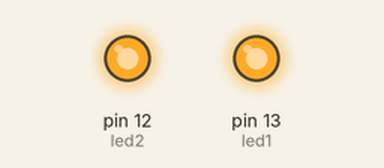
This sketch was run on a simulated Arduino Uno, built with avr-gcc and run on an emulated ATmega328P. On the bench: output pins drawn as LEDs (lit = HIGH).

Above: at 0.5 s.
At 2.5 s:
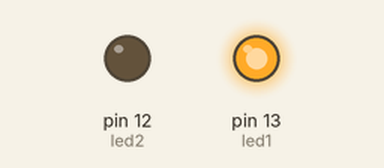
At 4.5 s:
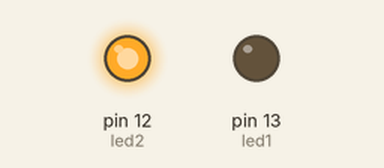
At 9.5 s:
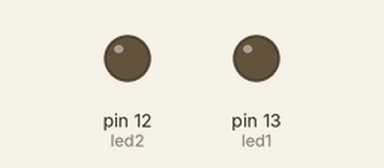
Timing chart, 0 to 10.4 s (numbered marks = the images above):
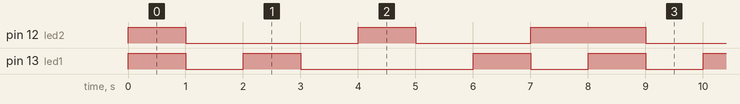

Measured:
- by itself, pin 12 (led2): repeats every 8.0 s: LOW 3.0 s, HIGH 1.0 s, LOW 2.0 s, HIGH 2.0 s
- by itself, pin 13 (led1): repeats every 8.0 s: LOW 1.0 s, HIGH 1.0 s, LOW 3.0 s, HIGH 1.0 s, LOW 1.0 s, HIGH 1.0 s
- by itself, everything shown: repeats every 8.0 s, in 8 steps

The sketch:

code.ino
```cpp
// blink 2 leds simultaneously
// blink 2 leds sequentially
// blink 2 leds alternatively

int led1=13;
int led2=12;
void setup(){
  pinMode(led1,OUTPUT);
  pinMode(led2,OUTPUT);}
void loop(){

//Task-1

  digitalWrite(led1,HIGH);
   digitalWrite(led2,HIGH);
  delay(1000);
  digitalWrite(led1,LOW);
   digitalWrite(led2,LOW);
  delay(1000);

//Task-2

  digitalWrite(led1,HIGH);
  delay(1000);
   digitalWrite(led1,LOW);
  delay(1000);
  digitalWrite(led2,HIGH);
  delay(1000);
   digitalWrite(led2,LOW);
  delay(1000);

//Task-3

  digitalWrite(led1,HIGH);
   digitalWrite(led2,LOW);
  delay(1000);
  digitalWrite(led1,LOW);
   digitalWrite(led2,HIGH);
  delay(1000);
}
```
